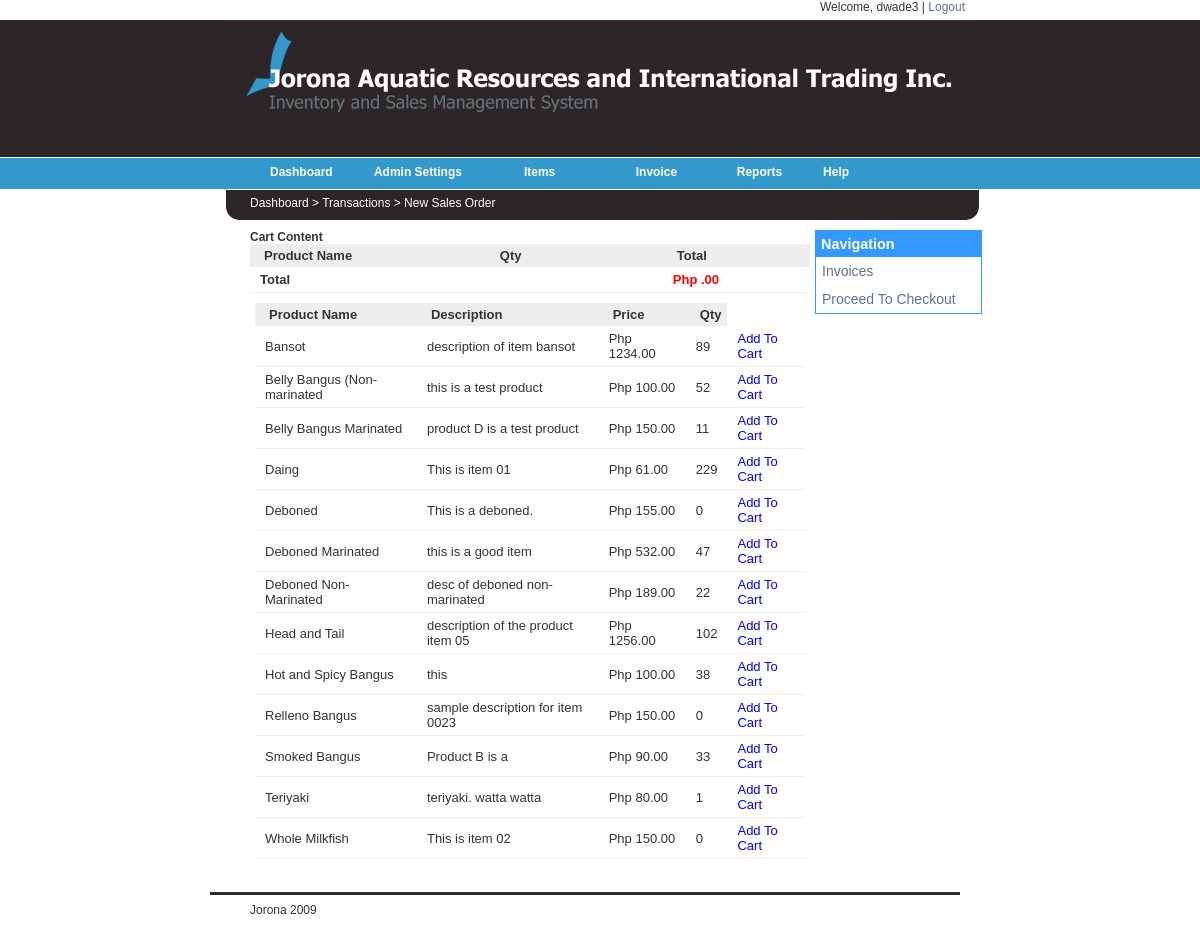
Screenshot of /final/new_order2.php (signed in) with the database file from the repository.
### tables this page shows
CREATE TABLE IF NOT EXISTS `tbl_product` (
  `prod_id` int(4) NOT NULL auto_increment,
  `prod_name` varchar(50) NOT NULL,
  `prod_desc` text NOT NULL,
  `prod_price` int(4) NOT NULL,
  `quantity_on_hand` int(5) NOT NULL,
  `unit` int(2) NOT NULL,
  `date_added` date NOT NULL,
  `prod_state` tinyint(1) NOT NULL,
  `userid` int(4) NOT NULL,
  PRIMARY KEY  (`prod_id`)
);

### final/includes/functions.php (called while the page is built, shortened)
<?php
    function DisplayProd(){
        $result = mysql_query("SELECT * FROM tbl_product ORDER BY prod_name ASC");
        return $result;
    }
?>

### final/new_order2.php (the view, shortened to what this page needs)
<?php include("includes/functions.php");?>
<link rel="stylesheet" href="_common/css/main.css" type="text/css" media="all">
<link href="stylesheets/sortableTable.css" rel="stylesheet" type="text/css" />
<?php include("includes/header.php");?>
<br><div id="mainMenuContent">Dashboard > Transactions > New Sales Order</div></div><div> <div id="content">
<div id="Nav">
<div class="box"><div class="box-header"><b>Navigation</b></div>
<div class="box-body"><p class="t"><a href="manage_products.php">Invoices</a></p><p class="d"></p></div>
<div class="box-body"><p class="t"><a href="cust_info.php">Proceed To Checkout</a></p><p class="d"></p></div>
</div>
</div>
<b>Cart Content</b>
	    <?php $r = DisplayCart($_SESSION['id']);
                echo "<table>
                    <th class=\"desc\">Product Name</th>
		    <th class=\"desc\">Qty</th>
			<th class=\"desc\"></th><th class=\"desc\"></th><th class=\"desc\">Total</th>";
                        echo"<tr><td><b>Total</td><td></td><td></td><td></td><td><font color='red'><b>Php $c.00</font></td>";
                    echo "</tr></table>";
	    ?>
            <div id="container" >
            <?php $result = DisplayProd();
                echo "<table id=\"myTable\">
                <table  id=\"myTable\">
                    <tr id=\"disp\">
                    <th class=\"desc\">Product Name</th>
                    <th class=\"desc\">Description</th>
                    <th class=\"desc\">Price</th>
		    <th class=\"desc\">Qty</th>
                    </td>
                    </tr>";
                    while($row = mysql_fetch_array($result))
                    {
                        echo "<form method=\"get\">";
                        echo "<tr id=\"disp\">";
                        echo "<td>" . $row['prod_name'] . "</td>";
                        echo "<td>" . $row['prod_desc'] . "</td>";
                        echo "<td>Php " . $row['prod_price'] . ".00</td>";
			echo "<td>" . $row['quantity_on_hand']."</td>";
                        echo "<td> <a href=\"process_cart.php?p=".$row['prod_id']."\"><font color='blue'>Add To Cart</font></a></td>";
                    }
                    echo "</table></form>";
	    ?>
	    </td></table><br>
	    </div>
<?php require("includes/footer.php");?>

### final/_common/css/main.css (style rules this page uses)
body { line-height: 1.5; background: #fff; margin:1.5em 0; }
table { border-collapse: separate; border-spacing: 0; }
caption, th, td { text-align: left; font-weight:400; }
body { color: black; font-family: Verdana, sans-serif; font-size: 12px; }
#container { width: 550px; margin: auto; padding-top: 0px; padding-bottom: 10px; }
.desc { margin: -15px 0 40px 0; }

### final/stylesheets/sortableTable.css (style rules this page uses)
table { width: 100%; }
th { background-color: #666666; background: #eee url(../images/icon-table-sort.png) no-repeat 2px 8px; padding: 4px 4px 4px 14px; font-size: 13px; font-weight:bold; }
tr { background-color: #FFFFFF; padding: 4px; font-size: 13px; }
td { padding: 5px 10px; border-bottom: 1px solid #eee; }

### final/stylesheets/web.css (style rules this page uses)
body { margin: 0px 0px 10px 0px; padding: 0px; line-height: 200%; color: #333; font: 12px Arial, Verdana, sans-serif; background:url(../images/b_g.gif) top left repeat-x; }
#mainMenuContent { margin-left: 50px; }
#content { padding: 0px; width: 560px; background-color:#FFFFFF; margin-left:50px; margin-top: 010px; float: left; }
#Nav { padding: 0px; width: 165px; border:1px thin #3399FF; position: absolute; float: right; margin-left: 565px; margin-top: 0px; }
a { color: #607293; text-decoration: none; }
div.box, table.box { padding: auto; border: solid 1px #3399FF ; width: inherit; }
div.box-header, td.box-header { border: solid 1px #3399FF ; font-size: larger; color: #FFFFFF; padding: 4px; background-color: #3399FF; }
div.box-body, td.box-body { padding: 6px; border-top: 0px; }
p.t { font:arial; font-size:14px; padding:0; margin-top:0; margin-bottom:0; }
th.desc { background-image:none; }

### rows the page displays
tbl_product: prod_name "Bansot", prod_desc "description of item bansot", prod_price "1234", quantity_on_hand "89"
tbl_product: prod_name "Belly Bangus (Non-marinated", prod_desc "this is a test product", prod_price "100", quantity_on_hand "52"
tbl_product: prod_name "Belly Bangus Marinated", prod_desc "product D is a test product", prod_price "150", quantity_on_hand "11"
tbl_product: prod_name "Daing", prod_desc "This is item 01", prod_price "61", quantity_on_hand "229"
tbl_product: prod_name "Deboned", prod_desc "This is a deboned.", prod_price "155", quantity_on_hand "0"
tbl_product: prod_name "Deboned Marinated", prod_desc "this is a good item", prod_price "532", quantity_on_hand "47"
tbl_product: prod_name "Deboned Non-Marinated", prod_desc "desc of deboned non-marinated", prod_price "189", quantity_on_hand "22"
tbl_product: prod_name "Head and Tail", prod_desc "description of the product item 05", prod_price "1256", quantity_on_hand "102"
tbl_product: prod_name "Hot and Spicy Bangus", prod_desc "this", prod_price "100", quantity_on_hand "38"
tbl_product: prod_name "Relleno Bangus", prod_desc "sample description for item 0023", prod_price "150", quantity_on_hand "0"
tbl_product: prod_name "Smoked Bangus", prod_desc "Product B is a", prod_price "90", quantity_on_hand "33"
tbl_product: prod_name "Teriyaki", prod_desc "teriyaki. watta watta", prod_price "80", quantity_on_hand "1"
tbl_product: prod_name "Whole Milkfish", prod_desc "This is item 02", prod_price "150", quantity_on_hand "0"

### other values shown
$_SESSION['username'] "dwade3"
